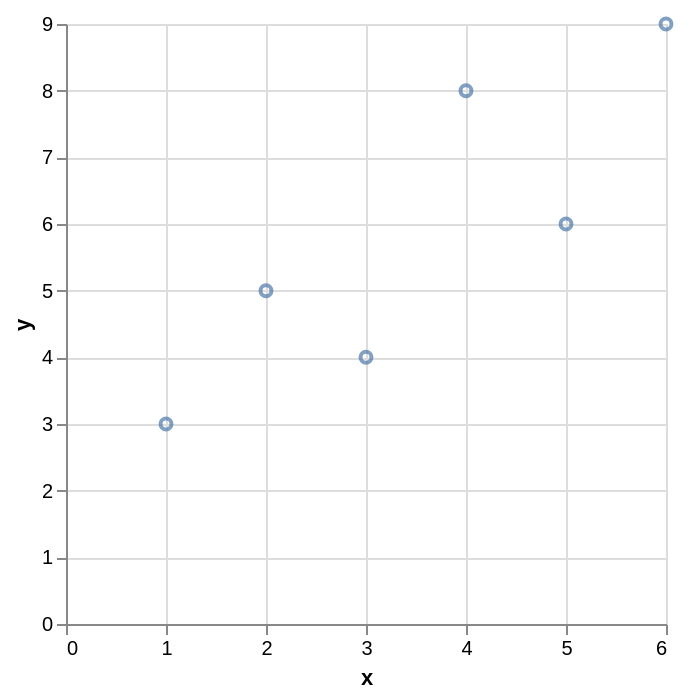

Write the Vega-Lite specification saved for this chart.
### Vega-Lite specification from a JSON file in a GitHub repository (floating-point values rounded to 4 significant figures)
{"$schema": "https://vega.github.io/schema/vega-lite/v6.json", "data": {"values": [{"group": "u", "size": 10, "x": 1, "y": 3}, {"group": "v", "size": 40, "x": 2, "y": 5}, {"group": "u", "size": 20, "x": 3, "y": 4}, {"group": "v", "size": 80, "x": 4, "y": 8}, {"group": "u", "size": 30, "x": 5, "y": 6}, {"group": "v", "size": 60, "x": 6, "y": 9}]}, "description": "Scatter of points with a tooltip.", "encoding": {"tooltip": [{"field": "x", "type": "quantitative"}, {"field": "y", "type": "quantitative"}], "x": {"field": "x", "type": "quantitative"}, "y": {"field": "y", "type": "quantitative"}}, "mark": "point", "usermeta": {"eas": {"standin_ratio": 0.0531, "threshold": 0.08}}}
